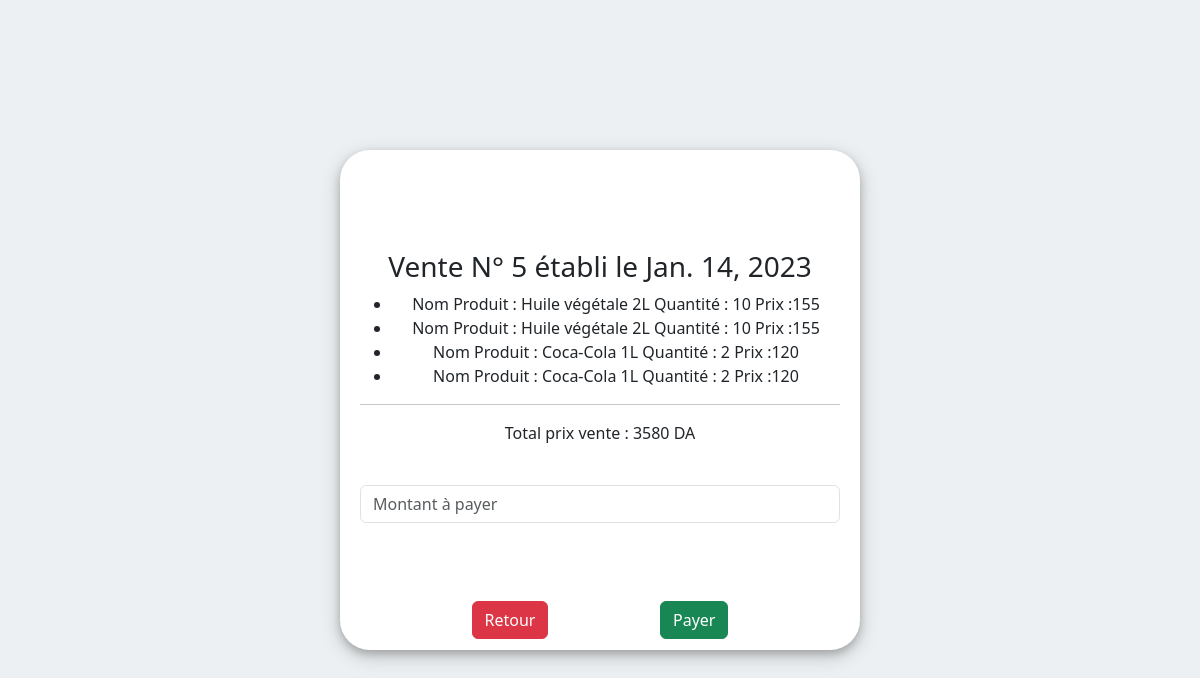
The app's page /vente/afficher_payer/5 with its own data.
### application/models.py (models this page shows, shortened)
class Vente(models.Model):
    Montant = models.IntegerField(default=0)
    Date_Vente = models.DateField(auto_now_add=True)
    Client = models.ForeignKey(Client, on_delete = models.CASCADE)
    Produits = models.ManyToManyField('Product' , through='Effectuer_vente')

class Effectuer_vente(models.Model):
    Produits_vente = models.ForeignKey(Product, on_delete = models.CASCADE , related_name= "produit" , blank=True, null=True)
    Ventes = models.ForeignKey(Vente, on_delete = models.CASCADE , related_name= "vente" , blank=True, null=True)
    Qte_vente = models.IntegerField()

class Product(models.Model):
    Nom_produit = models.CharField(max_length=50)
    Type_produit = models.ForeignKey(Product_type, on_delete = models.CASCADE)
    Qte_stocker = models.IntegerField(default=0)
    Date_stocker = models.DateField(auto_now_add=True , null= True , editable=True)
    Prix_HT_Produit = models.IntegerField(default=0)
    Prix_Vente_Produit = models.IntegerField(default=0)
    Qte_destocker = models.IntegerField(default=0)
    Motif = models.CharField(max_length=50 , default="")
    factures = models.ManyToManyField('Facture' , through='Etablire_facture')
    commandes = models.ManyToManyField('Commande' , through='Commander')
    ventes = models.ManyToManyField('Vente' , through='Effectuer_vente')
    BLs = models.ManyToManyField('Bon_Livraison' , through='Etablire_BL')
    stock = models.ForeignKey(Stock, on_delete = models.CASCADE , related_name= "produitsBL" , blank=True, null=True)

### application/views.py (the view)
# urls.py: path('vente/afficher_payer/<int:pk>' , views.afficher_vente_payer , name="Afficher_vente_payer"),
def afficher_vente_payer(request , pk):                                             #Afficher 'la vente' et gérer le payement
    vente = Vente.objects.get(id=pk)
    vente_effectué = Effectuer_vente.objects.all().filter(Ventes = vente)
    total=0
    for p in vente_effectué :
        total += p.Produits_vente.Prix_Vente_Produit * p.Qte_vente
    if request.method == "POST":
        montant = request.POST["montant"]
        vente.Montant = int(montant)
        for p in vente_effectué:
            p.Produits_vente.Qte_stocker -= p.Qte_vente                             #Actualiser le stock
            p.Produits_vente.save()
        if int(montant) < total:
            vente.Client.Credit += total - int(montant)
            vente.Client.save()
        vente.save()
        print(vente.Montant)
        return redirect("Vente")
    else:
        return render(request , "AfficherVentePayer.html" , {"vente":vente ,"list":vente_effectué , "total":total})

### application/templates/AfficherVentePayer.html (shortened to what this page needs)
<!DOCTYPE html>
{%load static%}
<html lang="en">
  <head>
    <link rel="stylesheet" href="{% static 'css/style.css' %}" />
    <link
      href="https://cdn.jsdelivr.net/npm/bootstrap@5.3.0-alpha1/dist/css/bootstrap.min.css"
      rel="stylesheet"
    />
  </head>
  <body class="body">
    <div class="form-page">
      <h3>Vente N° {{vente.id}} établi le {{vente.Date_Vente}}</h3>
      <ul>
        {% for item in list %}
        <li>
          Nom Produit : {{item.Produits_vente.Nom_produit}} Quantité :
          {{item.Qte_vente}} Prix :{{item.Produits_vente.Prix_Vente_Produit}}
        </li>
        {% endfor %}
      </ul>
      <hr />
      <p>Total prix vente : {{total}} DA</p>
      <br />
      <form method="post" action="">
        <input
          type="number"
          name="montant"
          min="0"
          max="{{total}}"
          class="form-control mb-5"
          required
          placeholder="Montant à payer"
        />
        <div class="d-flex justify-content-evenly">
          <a class="btn btn-danger" href="{% url 'Vente' %}">Retour</a>
          <button class="btn btn-success" type="submit">Payer</button>
        </div>
      </form>
    </div>
  </body>
</html>

### application/static/css/style.css (style rules this page uses)
body.body { background-color: #edf0f2; }
.form-page { position: absolute; left: 50%; top: 50%; -webkit-transform: translate(-50%, -50%); transform: translate(-50%, -50%); background-color: #fff; width: 520px; box-shadow: 0 4px 8px 0 rgba(0, 0, 0, 0.2), 0 6px 20px 0 rgba(0, 0, 0, 0.19); border-radius: 30px; padding: 100px 20px; text-align: center; height: 500px; }
.form-page div { display: flex; padding-top: 30px; width: 100%; justify-content: space-evenly; }

### records on screen
Vente: id "5", Date_Vente "Jan. 14, 2023"
Effectuer_vente: Produits_vente.Nom_produit "Huile végétale 2L", Qte_vente "10", Produits_vente.Prix_Vente_Produit "155"
Effectuer_vente: Produits_vente.Nom_produit "Huile végétale 2L", Qte_vente "10", Produits_vente.Prix_Vente_Produit "155"
Effectuer_vente: Produits_vente.Nom_produit "Coca-Cola 1L", Qte_vente "2", Produits_vente.Prix_Vente_Produit "120"
Effectuer_vente: Produits_vente.Nom_produit "Coca-Cola 1L", Qte_vente "2", Produits_vente.Prix_Vente_Produit "120"

### other values on screen
{{ total }} "3580"
